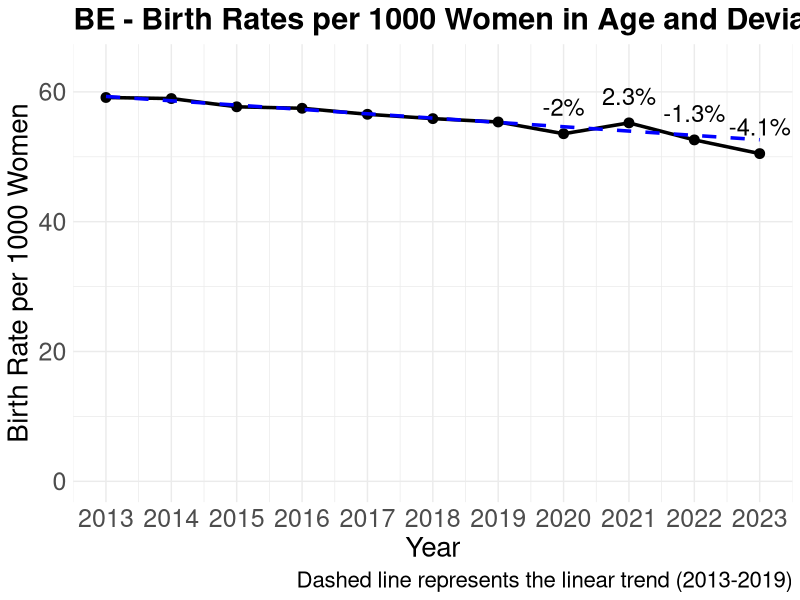

This chart was generated by the following R code:
library(ggplot2)
library(readr)
library(dplyr)

# Reads the CSV files
births_data <- read_csv('data/be/births_by_year.csv')
women_data <- read_csv('data/be/women_in_age_by_year.csv')

# Calculates the birth rate per 1000 women for each year
data <- births_data %>%
  inner_join(women_data, by = c("year" = "Year")) %>%
  mutate(birth_rate = (births / Total) * 1000)

# Fits a linear model to birth rates from 2013 to 2019
fit <- lm(birth_rate ~ year, data = data[data$year <= 2019,])

# Predicts birth rates for the years 2020 to 2023
data$predicted_rate <- predict(fit, newdata = data)

# Calculates the percentage deviation for the years 2020 to 2023
data$deviation <- with(data, 100 * (birth_rate - predicted_rate) / predicted_rate)

# Creates plot
ggplot(data, aes(x = year, y = birth_rate)) +
  geom_line(size = 1.2) +
  geom_point(size = 3) +
  geom_line(aes(y = predicted_rate), linetype = "dashed", color = "blue", size = 1.2) +
  geom_text(aes(label = ifelse(year >= 2020, paste0(round(deviation, 1), "%"), "")),
            vjust = -1, size = 6) +
  labs(title = "BE - Birth Rates per 1000 Women in Age and Deviation from Linear Trend (2013-2019)",
       x = "Year",
       y = "Birth Rate per 1000 Women",
       caption = "Dashed line represents the linear trend (2013-2019)") +
  theme_minimal() +
  ylim(0, max(data$birth_rate, na.rm = TRUE) + 5) +
  scale_x_continuous(breaks = 2013:2023) +
  theme(
    text = element_text(size = 18),
    plot.title = element_text(size = 22, face = "bold"),
    axis.title = element_text(size = 20),
    axis.text = element_text(size = 18),
    legend.title = element_text(size = 20),
    legend.text = element_text(size = 18),
    plot.caption = element_text(size = 16)
  )
